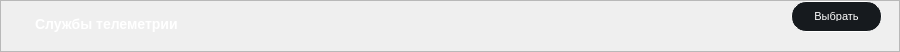
      <widget class="QFrame" name="frame_Telemetria">
       <property name="geometry">
        <rect>
         <x>10</x>
         <y>17</y>
         <width>900</width>
         <height>42</height>
        </rect>
       </property>
       <property name="minimumSize">
        <size>
         <width>900</width>
         <height>0</height>
        </size>
       </property>
       <property name="maximumSize">
        <size>
         <width>900</width>
         <height>45</height>
        </size>
       </property>
       <property name="styleSheet">
        <string notr="true">/* styles.qss */

#frame_Telemetria {
    background-color: #161A1E;
    border-radius: 15px; /* Установите значение по вашему усмотрению для достижения овальной формы */
}
</string>
       </property>
       <property name="frameShape">
        <enum>QFrame::StyledPanel</enum>
       </property>
       <property name="frameShadow">
        <enum>QFrame::Raised</enum>
       </property>
       <layout class="QHBoxLayout" name="horizontalLayout">
        <property name="spacing">
         <number>0</number>
        </property>
        <property name="leftMargin">
         <number>0</number>
        </property>
        <property name="topMargin">
         <number>0</number>
        </property>
        <property name="rightMargin">
         <number>0</number>
        </property>
        <property name="bottomMargin">
         <number>0</number>
        </property>
        <item>
         <widget class="QFrame" name="frame_1">
          <property name="minimumSize">
           <size>
            <width>0</width>
            <height>50</height>
           </size>
          </property>
          <property name="styleSheet">
           <string notr="true">background-color: transparent;</string>
          </property>
          <property name="frameShape">
           <enum>QFrame::StyledPanel</enum>
          </property>
          <property name="frameShadow">
           <enum>QFrame::Raised</enum>
          </property>
          <widget class="QPushButton" name="pushTelemetria">
           <property name="geometry">
            <rect>
             <x>790</x>
             <y>0</y>
             <width>91</width>
             <height>31</height>
            </rect>
           </property>
           <property name="minimumSize">
            <size>
             <width>91</width>
             <height>31</height>
            </size>
           </property>
           <property name="maximumSize">
            <size>
             <width>91</width>
             <height>31</height>
            </size>
           </property>
           <property name="baseSize">
            <size>
             <width>0</width>
             <height>0</height>
            </size>
           </property>
           <property name="styleSheet">
            <string notr="true">/* styles.qss */

QPushButton {
    background-color: #161A1E;
    border-radius: 15px;
    color: white; /* Установите цвет текста */
    font-size: 11px; /* Установите размер шрифта */
    padding: 10px 20px; /* Установите отступы */
    border: 1px solid white; /* Уменьшаем толщину обводки до 1 пикселя */
}

QPushButton:hover {
    background-color: #2C3236;
    transition: background-color 0.3s ease;
}
</string>
           </property>
           <property name="text">
            <string>Выбрать</string>
           </property>
          </widget>
          <widget class="QLabel" name="labelTextTelemetria">
           <property name="geometry">
            <rect>
             <x>30</x>
             <y>10</y>
             <width>151</width>
             <height>21</height>
            </rect>
           </property>
           <property name="styleSheet">
            <string notr="true">/* styles.qss */

QLabel {
    color: white; /* Установите цвет текста в белый */
    font-size: 14px; /* Установите размер шрифта в 14 пикселей */
    font-family: &quot;Times New Roman&quot;; /* Установите тип шрифта по вашему выбору */
    font-weight: bold; /* Установите жирность шрифта (если нужно) */
    margin-top: 5px; /* Опустить текст на 10 пикселей вниз */
}
</string>
           </property>
           <property name="text">
            <string>Службы телеметрии</string>
           </property>
          </widget>
          <widget class="QLabel" name="labelTelemetria">
           <property name="geometry">
            <rect>
             <x>616</x>
             <y>10</y>
             <width>101</width>
             <height>20</height>
            </rect>
           </property>
           <property name="text">
            <string/>
           </property>
          </widget>
         </widget>
        </item>
       </layout>
      </widget>
